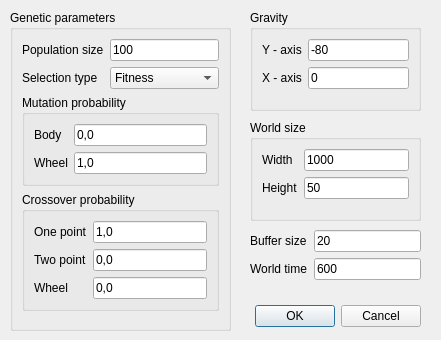
<?xml version="1.0" encoding="UTF-8"?>
<ui version="4.0">
 <class>NewWorldDialog</class>
 <widget class="QDialog" name="NewWorldDialog">
  <property name="geometry">
   <rect>
    <x>0</x>
    <y>0</y>
    <width>441</width>
    <height>340</height>
   </rect>
  </property>
  <property name="windowTitle">
   <string>NewWorldDialog</string>
  </property>
  <widget class="QDialogButtonBox" name="buttonBox">
   <property name="geometry">
    <rect>
     <x>250</x>
     <y>300</y>
     <width>171</width>
     <height>32</height>
    </rect>
   </property>
   <property name="orientation">
    <enum>Qt::Horizontal</enum>
   </property>
   <property name="standardButtons">
    <set>QDialogButtonBox::Cancel|QDialogButtonBox::Ok</set>
   </property>
  </widget>
  <widget class="QGroupBox" name="groupBox">
   <property name="geometry">
    <rect>
     <x>250</x>
     <y>10</y>
     <width>171</width>
     <height>101</height>
    </rect>
   </property>
   <property name="title">
    <string>Gravity</string>
   </property>
   <layout class="QFormLayout" name="formLayout_3">
    <item row="2" column="0">
     <widget class="QLabel" name="label_3">
      <property name="text">
       <string>X - axis</string>
      </property>
     </widget>
    </item>
    <item row="0" column="0">
     <widget class="QLabel" name="label">
      <property name="text">
       <string>Y - axis</string>
      </property>
     </widget>
    </item>
    <item row="0" column="1">
     <widget class="QLineEdit" name="gravityYEdit">
      <property name="text">
       <string>-80</string>
      </property>
     </widget>
    </item>
    <item row="2" column="1">
     <widget class="QLineEdit" name="gravityXEdit">
      <property name="text">
       <string>0</string>
      </property>
     </widget>
    </item>
   </layout>
  </widget>
  <widget class="QGroupBox" name="groupBox_2">
   <property name="geometry">
    <rect>
     <x>250</x>
     <y>120</y>
     <width>171</width>
     <height>101</height>
    </rect>
   </property>
   <property name="title">
    <string>World size</string>
   </property>
   <layout class="QFormLayout" name="formLayout_4">
    <item row="0" column="0">
     <widget class="QLabel" name="label_5">
      <property name="text">
       <string>Width</string>
      </property>
     </widget>
    </item>
    <item row="1" column="0">
     <widget class="QLabel" name="label_7">
      <property name="text">
       <string>Height</string>
      </property>
     </widget>
    </item>
    <item row="0" column="1">
     <widget class="QLineEdit" name="worldWidthEdit">
      <property name="text">
       <string>1000</string>
      </property>
     </widget>
    </item>
    <item row="1" column="1">
     <widget class="QLineEdit" name="worldHeightEdit">
      <property name="text">
       <string>50</string>
      </property>
     </widget>
    </item>
   </layout>
  </widget>
  <widget class="QWidget" name="horizontalLayoutWidget">
   <property name="geometry">
    <rect>
     <x>250</x>
     <y>230</y>
     <width>171</width>
     <height>54</height>
    </rect>
   </property>
   <layout class="QFormLayout" name="formLayout_6">
    <item row="0" column="0">
     <widget class="QLabel" name="label_10">
      <property name="text">
       <string>Buffer size</string>
      </property>
     </widget>
    </item>
    <item row="0" column="1">
     <widget class="QLineEdit" name="bufferEdit">
      <property name="text">
       <string>20</string>
      </property>
     </widget>
    </item>
    <item row="1" column="0">
     <widget class="QLabel" name="label_2">
      <property name="text">
       <string>World time</string>
      </property>
     </widget>
    </item>
    <item row="1" column="1">
     <widget class="QLineEdit" name="timeEdit">
      <property name="text">
       <string>600</string>
      </property>
     </widget>
    </item>
   </layout>
  </widget>
  <widget class="QGroupBox" name="groupBox_3">
   <property name="geometry">
    <rect>
     <x>10</x>
     <y>10</y>
     <width>221</width>
     <height>321</height>
    </rect>
   </property>
   <property name="title">
    <string>Genetic parameters</string>
   </property>
   <layout class="QFormLayout" name="formLayout">
    <item row="0" column="0">
     <widget class="QLabel" name="label_11">
      <property name="text">
       <string>Population size</string>
      </property>
     </widget>
    </item>
    <item row="1" column="0">
     <widget class="QLabel" name="label_13">
      <property name="text">
       <string>Selection type</string>
      </property>
     </widget>
    </item>
    <item row="2" column="0" colspan="2">
     <widget class="QGroupBox" name="mutationBox">
      <property name="title">
       <string>Mutation probability</string>
      </property>
      <layout class="QFormLayout" name="formLayout_2">
       <item row="0" column="0">
        <widget class="QLabel" name="label_15">
         <property name="text">
          <string>Body</string>
         </property>
        </widget>
       </item>
       <item row="1" column="0">
        <widget class="QLabel" name="label_17">
         <property name="text">
          <string>Wheel</string>
         </property>
        </widget>
       </item>
       <item row="0" column="1">
        <widget class="QLineEdit" name="bodyMutedit">
         <property name="text">
          <string>0,0</string>
         </property>
        </widget>
       </item>
       <item row="1" column="1">
        <widget class="QLineEdit" name="wheelMutedit">
         <property name="text">
          <string>1,0</string>
         </property>
        </widget>
       </item>
      </layout>
     </widget>
    </item>
    <item row="3" column="0" colspan="2">
     <widget class="QGroupBox" name="crossoverBox">
      <property name="title">
       <string>Crossover probability</string>
      </property>
      <layout class="QFormLayout" name="formLayout_5">
       <item row="0" column="0">
        <widget class="QLabel" name="label_19">
         <property name="text">
          <string>One point</string>
         </property>
        </widget>
       </item>
       <item row="1" column="0">
        <widget class="QLabel" name="label_21">
         <property name="text">
          <string>Two point</string>
         </property>
        </widget>
       </item>
       <item row="2" column="0">
        <widget class="QLabel" name="label_23">
         <property name="text">
          <string>Wheel</string>
         </property>
        </widget>
       </item>
       <item row="0" column="1">
        <widget class="QLineEdit" name="onePointEdit">
         <property name="text">
          <string>1,0</string>
         </property>
        </widget>
       </item>
       <item row="1" column="1">
        <widget class="QLineEdit" name="twoPointEdit">
         <property name="text">
          <string>0,0</string>
         </property>
        </widget>
       </item>
       <item row="2" column="1">
        <widget class="QLineEdit" name="wheelEdit">
         <property name="text">
          <string>0,0</string>
         </property>
        </widget>
       </item>
      </layout>
     </widget>
    </item>
    <item row="0" column="1">
     <widget class="QLineEdit" name="popSizeEdit">
      <property name="text">
       <string>100</string>
      </property>
     </widget>
    </item>
    <item row="1" column="1">
     <widget class="QComboBox" name="comboBox">
      <item>
       <property name="text">
        <string>Fitness</string>
       </property>
      </item>
      <item>
       <property name="text">
        <string>Rank</string>
       </property>
      </item>
      <item>
       <property name="text">
        <string>Tournament</string>
       </property>
      </item>
     </widget>
    </item>
   </layout>
  </widget>
 </widget>
 <resources/>
 <connections>
  <connection>
   <sender>buttonBox</sender>
   <signal>accepted()</signal>
   <receiver>NewWorldDialog</receiver>
   <slot>accept()</slot>
   <hints>
    <hint type="sourcelabel">
     <x>248</x>
     <y>254</y>
    </hint>
    <hint type="destinationlabel">
     <x>157</x>
     <y>274</y>
    </hint>
   </hints>
  </connection>
  <connection>
   <sender>buttonBox</sender>
   <signal>rejected()</signal>
   <receiver>NewWorldDialog</receiver>
   <slot>reject()</slot>
   <hints>
    <hint type="sourcelabel">
     <x>316</x>
     <y>260</y>
    </hint>
    <hint type="destinationlabel">
     <x>286</x>
     <y>274</y>
    </hint>
   </hints>
  </connection>
 </connections>
</ui>
